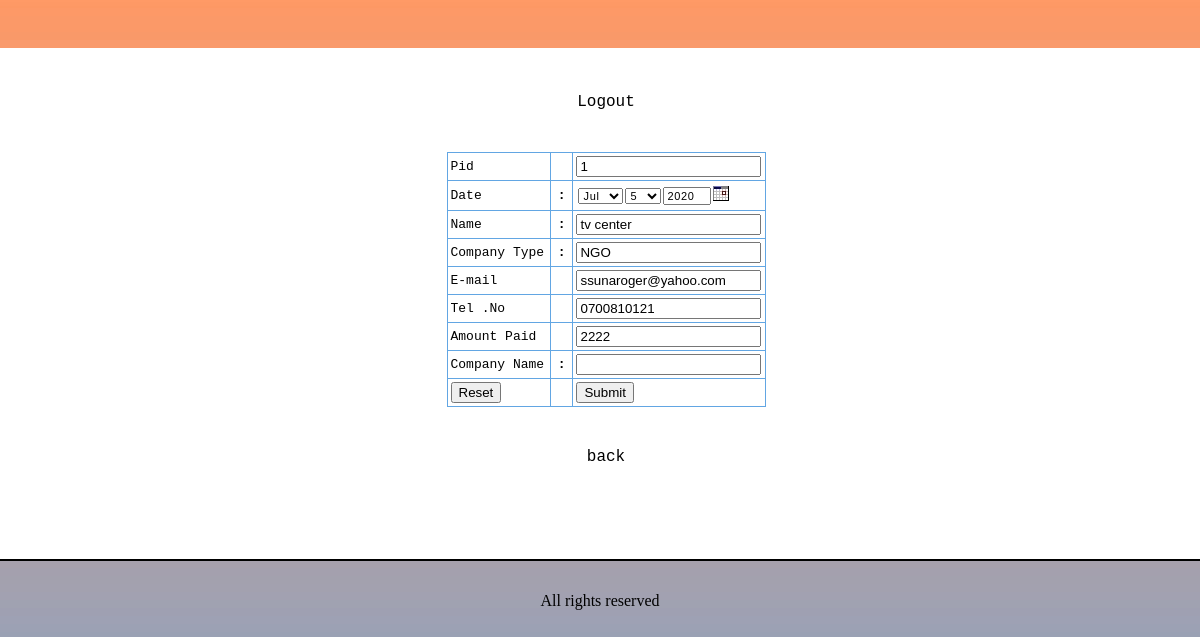
Page /payreg.php?pid=1 on the committed database.
### tables this page shows
CREATE TABLE IF NOT EXISTS `pay` (
  `pid` int(44) NOT NULL AUTO_INCREMENT,
  `dat` varchar(44) NOT NULL,
  `name` varchar(44) NOT NULL,
  `co` varchar(44) NOT NULL,
  `email` varchar(44) NOT NULL,
  `tel` varchar(44) NOT NULL,
  `amt` varchar(44) NOT NULL,
  PRIMARY KEY (`pid`)
);

### payreg.php (the view, shortened to what this page needs)
<?php
$pid=$_GET['pid'];
$sql="select * from pay where pid='$pid'";
$result=mysql_query($sql) or die(mysql_error());
while($recs=mysql_fetch_array($result))
	{
	$pid=$recs['pid'];
	$name=$recs['name'];
	$co=$recs['co'];
	$email=$recs['email'];
	$tel=$recs['tel'];
	$amt=$recs['amt'];
	}
	?>
<html><head>
	<link href="style.css" rel="stylesheet" type="text/css">
</head><body leftmargin="0" topmargin="0" bgcolor="#d7d7e5" marginheight="0" marginwidth="0">
		<table width="101%" border="0" cellpadding="0" cellspacing="0">
			<tbody>
			<tr>
                            <td height="48">
                            <p style="margin-top: 0pt; margin-bottom: 0pt;" align="center">&nbsp;              </p></td>
              </tr>
            <tr>
                            <td bordercolor="#666666" style="border-bottom-style: solid; border-bottom-width: 1px;" bgcolor="#ffffff" height="88">
                            <table width="945" border="0" align="center" cellpadding="0" cellspacing="0">
                              <tr>
                                <td height="45">&nbsp;</td>
                              </tr>
                              <tr>
                                <td><div align="center"><a href="index.php">Logout</a><br>
                                  </div>
                                  <form name="myform" method="post" action="register2.php">
                                  <p>&nbsp;</p>
                                  <table width="319" border="0" align="center" cellpadding="3" cellspacing="1" bgcolor="#62A6E3">
                                    <tr>
                                      <td bgcolor="#FFFFFF">Pid</td>
                                      <td bgcolor="#FFFFFF">&nbsp;</td>
                                      <td bgcolor="#FFFFFF"><input name="pid" type="text" value="<?php echo $pid; ?>" readonly="true" /></td>
                                    </tr>
                                    <tr>
                                      <td bgcolor="#FFFFFF">Date</td>
                                      <td bgcolor="#FFFFFF"><div align="center"><strong>:</strong></div></td>
                                      <td bgcolor="#FFFFFF"><script>DateInput('dat', true, 'DD-MON-YYYY')</script></td>
                                    </tr>
                                    <tr>
                                      <td width="129" bgcolor="#FFFFFF">Name</td>
                                      <td width="22" bgcolor="#FFFFFF"><div align="center"><strong>:</strong></div></td>
                                      <td width="146" bgcolor="#FFFFFF"><input name="name" type="text" id="name" value="<?php echo $name; ?>" readonly="true" />                                      </td>
                                    </tr>
                                    <tr>
                                      <td bgcolor="#FFFFFF">Company Type</td>
                                      <td bgcolor="#FFFFFF"><div align="center"><strong>:</strong></div></td>
                                      <td bgcolor="#FFFFFF"><input name="co" type="text" id="co" value="<?php echo $co; ?>" readonly="true" /></td>
                                    </tr>
                                    <tr>
                                      <td bgcolor="#FFFFFF">E-mail</td>
                                      <td bgcolor="#FFFFFF">&nbsp;</td>
                                      <td bgcolor="#FFFFFF"><input name="email" type="text" id="email" value="<?php echo $email; ?>" readonly="true" /></td>
                                    </tr>
                                    <tr>
                                      <td bgcolor="#FFFFFF">Tel .No</td>
                                      <td bgcolor="#FFFFFF">&nbsp;</td>
                                      <td bgcolor="#FFFFFF"><input name="tel" type="text" id="tel" value="<?php echo $tel; ?>" readonly="true" /></td>
                                    </tr>
                                    <tr>
                                      <td bgcolor="#FFFFFF">Amount Paid</td>
                                      <td bgcolor="#FFFFFF">&nbsp;</td>
                                      <td bgcolor="#FFFFFF"><input name="amt" type="text" id="amt" value="<?php echo $amt; ?>" readonly="true" /></td>
                                    </tr>
                                    <tr>
                                      <td bgcolor="#FFFFFF">Company Name</td>
                                      <td bgcolor="#FFFFFF"><div align="center"><strong>:</strong></div></td>
                                      <td bgcolor="#FFFFFF"><input name="com" type="text" id="com" /></td>
                                    </tr>
                                    <tr>
                                      <td bgcolor="#FFFFFF"><input name="Submit2" type="reset" value="Reset" /></td>
                                      <td bgcolor="#FFFFFF">&nbsp;</td>
                                      <td bgcolor="#FFFFFF"><input name="Submit" type="submit" value="Submit" /></td>
                                    </tr>
                                  </table>
                                  <p>&nbsp;</p>
                                </form>                                </td>
                              </tr>
                              <tr>
                                <td><div align="center">
                                  <div align="center"><a href="payr.php">back</a><br>
                                  </div>
                                </div></td>
                              </tr>
                              <tr>
                                <td height="78">&nbsp;</td>
                              </tr>
                            </table>
              <p style="margin-top: 0pt; margin-bottom: 0pt;" align="center">&nbsp;</p></td>
              </tr>
			<tr>
			  <td style="border-top-style: solid; border-top-width: 1px;">&nbsp;</td>
			</tr>
</tbody></table>
<p align="center"> All rights reserved</p>
	</body></html>

### config/style.css (style rules this page uses)
td { font-family: monospace; font-size: 13px; }

### payreg.php (style rules this page uses)
a:link { text-decoration: none; }
body { background-image: url(images/bg.jpg); }

### rows in the picture
pay: pid "1", name "tv center", co "NGO", email "ssunaroger@yahoo.com", tel "0700810121", amt "2222"
